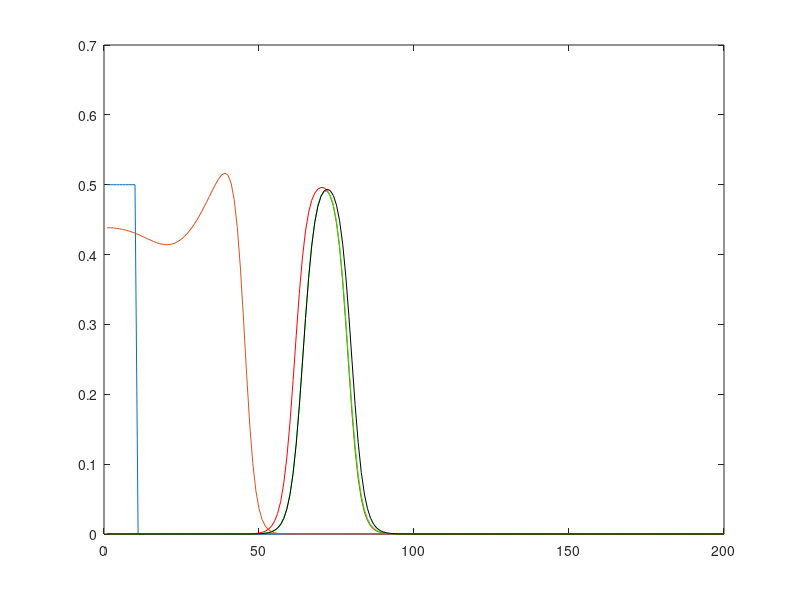

This figure's MATLAB source:
clear all
close all
clc

delt=0.1; delx=0.01; n=200; tend=350; nt=tend/delt;
K1=6.85; K2=11.0; K3=2.36; K4=0.087; K5=17.0; K6=0.066; D=2.6e-4;

lam=D*delt/(delx*delx);

A=(1+2*lam)*diag(ones(1,n)) - lam*diag(ones(1,n-1),1) - lam*diag(ones(1,n-1),-1);
A(1,2)=-2*lam; A(n,n-1)=-2*lam;

u1(1,1:n)=0; u1(1,1:10)=0.5;
u2(1,1:n)=0; u3(1,1:n)=0;

for i=2:nt
    uu1=u1(i-1,:); uu2=u2(i-1,:); uu3=u3(i-1,:);
    rhs1= K1*uu1.*uu2.*(1-uu1).*(1+K2*uu1)./(1+K3*uu3) - uu1;
    rhs2= uu1-K4*uu2;
    rhs3=K5*uu1.*uu1 - K6*uu3;
    
    u1(i,:) = A\(uu1' + delt*rhs1');
    u2(i,:) = A\(uu2' + delt*rhs2');
    u3(i,:) = A\(uu3' + delt*rhs3');
end

%surface(u1)

plot(u1(1,:))
hold on
plot(u1(50/delt,:))
plot(u1(250/delt,:),'red')
plot(u1(300/delt,:),'green')
plot(u1(350/delt,:),'black')
hold off

save('clotting')
